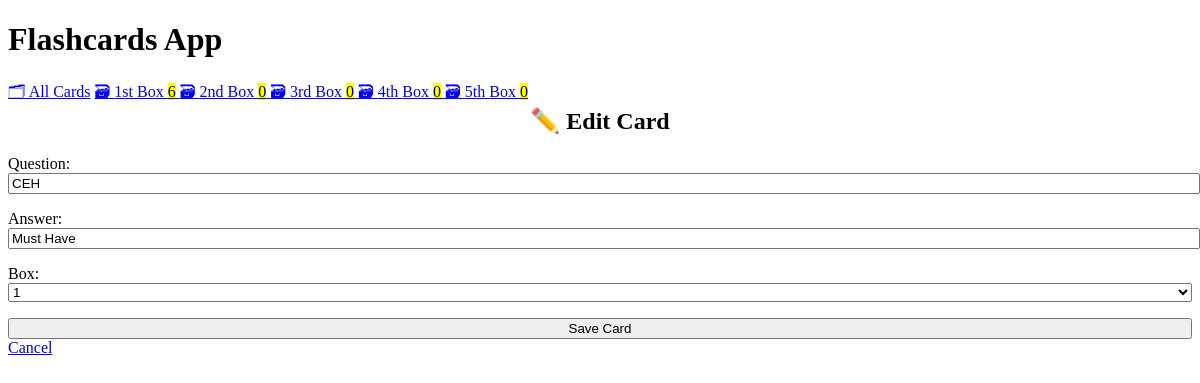
/edit/6, run on the app's committed database.
### cards/models.py (models this page shows, shortened)
class Card(models.Model):
    question = models.CharField(max_length= 100) #the maximum length of the field.
    answer= models.CharField(max_length=100)
    box= models.IntegerField(
        choices= zip(BOXES, BOXES),
        default= BOXES[0],
    )
    date_created= models.DateTimeField(auto_now_add=True)

### cards/views.py (the view)
class CardUpdateView(CardCreateView, UpdateView):
    success_url= reverse_lazy("card-list")

### cards/templatetags/cards_tags.py (called while the page is built)
@register.inclusion_tag("cards/box_links.html")
def boxes_as_links():
    boxes = []
    for box_num in BOXES:
        card_count = Card.objects.filter(box=box_num).count()
        boxes.append({
            "number": box_num,
            "card_count": card_count,
        })
    return {"boxes": boxes}

### cards/templates/cards/card_form.html (shortened to what this page needs)
{% extends "cards/base.html" %}
{% block content %}
    {% if card %}
        <h2>✏️ Edit Card</h2>
    {% else %}
        <h2>✨ Create New Card</h2>
    {% endif %}
    <form method="post">
        {{ form.as_p }}
        <input type="submit" value="Save Card">
    </form>
    <a href="{% url 'card-list' %}">
        Cancel
    </a>
{% endblock %}

### cards/templates/cards/base.html (style rules this page uses)
:root { --accent: #6e48ad; --accent-bg: white; --bg: #fff; --text: #212121; --text-light: #585858; --border: #d8dae1; --code: #d81b60; --preformatted: #444; }
h2 { text-align: center; }
h2, h4 { margin-top: 0; }
input, select, textarea { width: 100%; }

### data on the page
Card: question "CEH", answer "Must Have", box "1"

### other printed values
{{ box.number | ordinal }} "1st" "2nd" "3rd" "4th" "5th"
{{ box.card_count }} "6" "0" "0" "0" "0"
